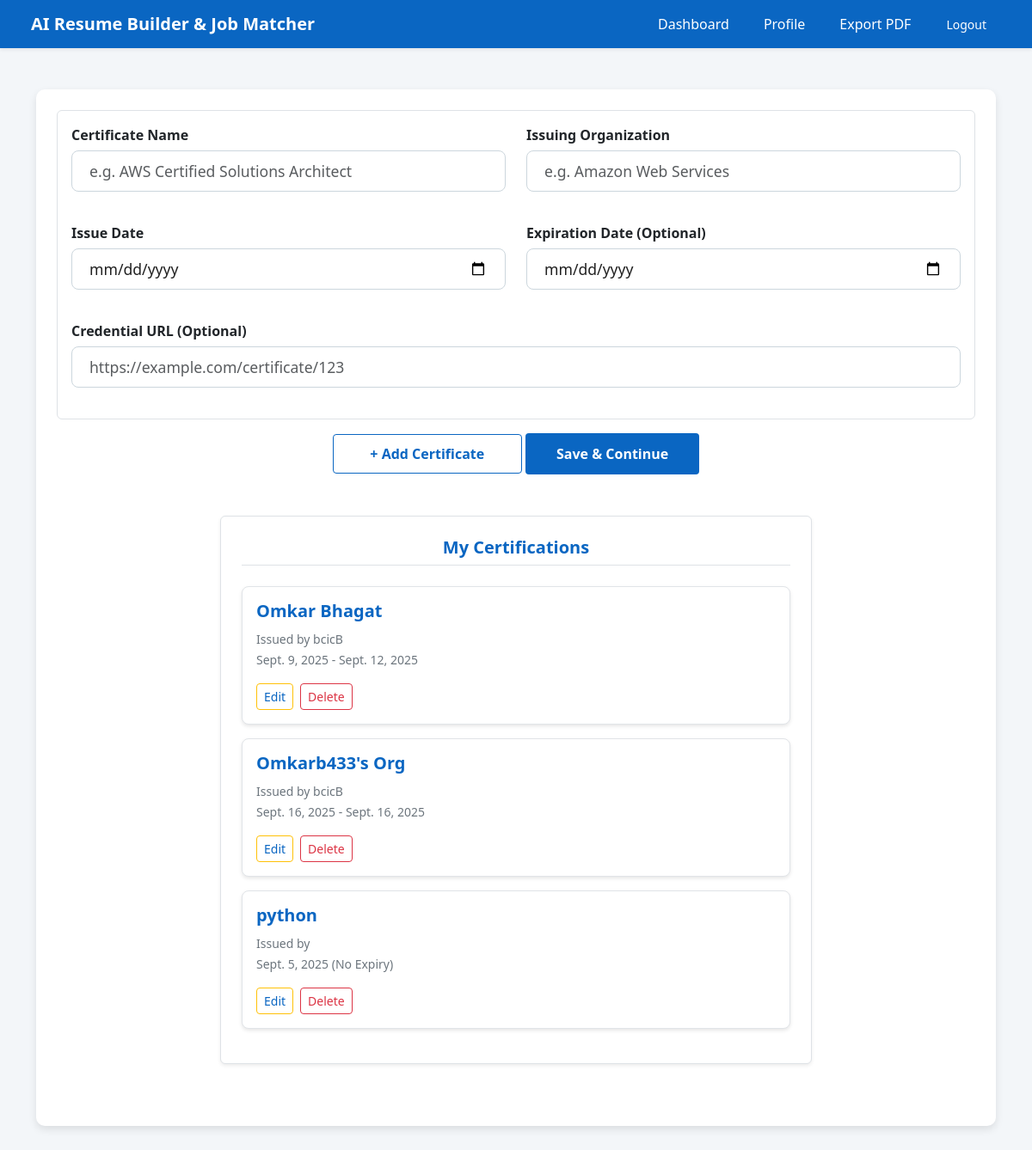
The app's page /certification/ (signed in) with its own data.
### builder/models.py (models this page shows, shortened)
class Certification(models.Model):
    user = models.ForeignKey(User, on_delete=models.CASCADE)
    name = models.CharField(max_length=255)
    issuer = models.CharField(max_length=255)
    issue_date = models.DateField()
    expiry_date = models.DateField(blank=True, null=True)
    credential_url = models.URLField(blank=True, null=True)  # ✅ allow null + blank

### builder/views.py (the view)
# urls.py: path('certification/', views.certification_view, name='certification'),
def certification_view(request):
    certifications = Certification.objects.filter(user=request.user)
    return render(request, "builder/certification.html", {"certifications": certifications})

### builder/templates/builder/certification.html (shortened to what this page needs)
{% extends "builder/base.html" %}
{% load widget_tweaks %}
{% block content %}
<form method="post" action="{% url 'save_certifications' %}" novalidate>
    <div class="certificate-form border rounded p-3 mb-3">
        <div class="row">
            <div class="col-md-6">
                <label class="labels">Certificate Name</label>
                <input type="text" name="name" class="form-control" placeholder="e.g. AWS Certified Solutions Architect" maxlength="255" required>
            </div>
            <div class="col-md-6">
                <label class="labels">Issuing Organization</label>
                <input type="text" name="issuer" class="form-control" placeholder="e.g. Amazon Web Services" maxlength="255">
            </div>
        </div>
        <div class="row mt-3">
            <div class="col-md-6">
                <label class="labels">Issue Date</label>
                <input type="date" name="issue_date" class="form-control" required>
            </div>
            <div class="col-md-6">
                <label class="labels">Expiration Date (Optional)</label>
                <input type="date" name="expiry_date" class="form-control">
            </div>
        </div>
        <div class="row mt-3">
            <div class="col-md-12">
                <label class="labels">Credential URL (Optional)</label>
                <input type="url" name="credential_url" class="form-control" placeholder="https://example.com/certificate/123">
            </div>
        </div>
    </div>
    <div class="mt-3 text-center">
                <button type="submit" name="action" value="add" class="btn btn-outline-primary">
                    + Add Certificate
                </button>
                <button type="submit" name="action" value="continue" class="btn btn-primary profile-button">
                    Save & Continue
                </button>
    </div>
</form>
<div class="container my-5">
    <div class="row justify-content-center">
        <div class="col-12 col-md-10 col-lg-8">
            <div class="p-4 bg-white rounded shadow-sm border">
                <h5 class="fw-bold text-center mb-4 pb-2 border-bottom" style="color: #0a66c2;">My Certifications</h5>
                {% if certifications %}
                    <ul class="list-unstyled">
                        {% for cert in certifications %}
                            <li class="certificate-card">
                                <h5>{{ cert.name }}</h5>
                                <small>Issued by {{ cert.issuer }}</small><br>
                                <small>{{ cert.issue_date }}{% if cert.expiry_date %} - {{ cert.expiry_date }}{% else %} (No Expiry){% endif %}</small>
                                <div class="mt-3 d-flex gap-2">
                                    <a href="{% url 'edit_certification' cert.pk %}" class="btn btn-sm btn-outline-warning">Edit</a>
                                    <form method="post" action="{% url 'delete_certification' cert.pk %}" style="display:inline;">
                                        <button type="submit" class="btn btn-sm btn-outline-danger"
                                            onclick="return confirm('Are you sure you want to delete this certification?');">
                                            Delete
                                        </button>
                                    </form>
                                </div>
                            </li>
                        {% endfor %}
                    </ul>
                {% else %}
                    <p class="text-center text-muted py-4">No certifications added yet.</p>
                {% endif %}
            </div>
        </div>
    </div>
</div>
{% endblock %}

### builder/templates/builder/base.html (style rules this page uses)
body { background-color: #f3f6f9; }

### builder/templates/builder/certification.html (style rules this page uses)
.labels { font-weight: 600; font-size: 1rem; margin-bottom: 6px; display: block; cursor: pointer; }
.form-control { border: 1px solid #ccd6dd; border-radius: 8px; padding: 14px 20px; font-size: 1.1rem; width: 100%; margin-bottom: 20px; height: 48px; transition: border-color 0.3s ease; font-family: inherit; color: #212121; }
.btn-outline-primary { border-color: #0a66c2; color: #0a66c2; font-weight: 600; padding: 10px 30px; border-radius: 4px; transition: background-color 0.3s ease, color 0.3s ease; min-width: 220px; cursor: pointer; }
.btn-primary.profile-button { background-color: #0a66c2; border: none; padding: 12px 36px; font-weight: 600; font-size: 1rem; border-radius: 4px; transition: background-color 0.3s ease; min-width: 180px; cursor: pointer; }
.certificate-card { font-family: 'Segoe UI', Roboto, 'Helvetica Neue', Arial, sans-serif; background: #fff; border-radius: 8px; box-shadow: 0 2px 4px rgba(0,0,0,0.1); border: 1px solid #e1e4e8; padding: 16px; margin-bottom: 16px; }
.certificate-card h5 { color: #0a66c2; font-weight: 600; }
.certificate-card small { color: #6c757d; }
.certificate-card a { color: #0a66c2; text-decoration: none; }

### records on screen
Certification: name "Omkar Bhagat", issuer "bcicB", issue_date "Sept. 9, 2025", expiry_date "Sept. 12, 2025"
Certification: name "Omkarb433's Org", issuer "bcicB", issue_date "Sept. 16, 2025", expiry_date "Sept. 16, 2025"
Certification: name "python", issue_date "Sept. 5, 2025", shows "(No Expiry)"
